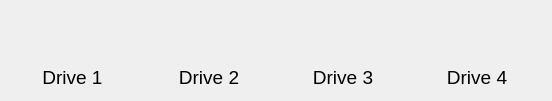
      <widget class="QFrame" name="frame">
       <property name="frameShape">
        <enum>QFrame::NoFrame</enum>
       </property>
       <property name="frameShadow">
        <enum>QFrame::Raised</enum>
       </property>
       <layout class="QVBoxLayout" name="verticalLayout_8">
        <item>
         <layout class="QHBoxLayout" name="horizontalLayout_6">
          <item>
           <layout class="QVBoxLayout" name="verticalLayout_3">
            <item>
             <layout class="QHBoxLayout" name="horizontalLayout_5">
              <item>
               <spacer name="horizontalSpacer_9">
                <property name="orientation">
                 <enum>Qt::Horizontal</enum>
                </property>
                <property name="sizeHint" stdset="0">
                 <size>
                  <width>40</width>
                  <height>20</height>
                 </size>
                </property>
               </spacer>
              </item>
              <item>
               <widget class="StateView" name="drive1View" native="true">
                <property name="minimumSize">
                 <size>
                  <width>48</width>
                  <height>48</height>
                 </size>
                </property>
                <property name="maximumSize">
                 <size>
                  <width>48</width>
                  <height>48</height>
                 </size>
                </property>
               </widget>
              </item>
              <item>
               <spacer name="horizontalSpacer_10">
                <property name="orientation">
                 <enum>Qt::Horizontal</enum>
                </property>
                <property name="sizeHint" stdset="0">
                 <size>
                  <width>40</width>
                  <height>20</height>
                 </size>
                </property>
               </spacer>
              </item>
             </layout>
            </item>
            <item>
             <widget class="QLabel" name="label_12">
              <property name="minimumSize">
               <size>
                <width>50</width>
                <height>25</height>
               </size>
              </property>
              <property name="font">
               <font>
                <pointsize>14</pointsize>
               </font>
              </property>
              <property name="text">
               <string>Drive 1 </string>
              </property>
              <property name="alignment">
               <set>Qt::AlignCenter</set>
              </property>
             </widget>
            </item>
           </layout>
          </item>
          <item>
           <layout class="QVBoxLayout" name="verticalLayout_9">
            <item>
             <layout class="QHBoxLayout" name="horizontalLayout_4">
              <item>
               <spacer name="horizontalSpacer_7">
                <property name="orientation">
                 <enum>Qt::Horizontal</enum>
                </property>
                <property name="sizeHint" stdset="0">
                 <size>
                  <width>40</width>
                  <height>20</height>
                 </size>
                </property>
               </spacer>
              </item>
              <item>
               <widget class="StateView" name="drive2View" native="true">
                <property name="minimumSize">
                 <size>
                  <width>48</width>
                  <height>48</height>
                 </size>
                </property>
                <property name="maximumSize">
                 <size>
                  <width>48</width>
                  <height>48</height>
                 </size>
                </property>
               </widget>
              </item>
              <item>
               <spacer name="horizontalSpacer_8">
                <property name="orientation">
                 <enum>Qt::Horizontal</enum>
                </property>
                <property name="sizeHint" stdset="0">
                 <size>
                  <width>40</width>
                  <height>20</height>
                 </size>
                </property>
               </spacer>
              </item>
             </layout>
            </item>
            <item>
             <widget class="QLabel" name="label_14">
              <property name="minimumSize">
               <size>
                <width>50</width>
                <height>25</height>
               </size>
              </property>
              <property name="font">
               <font>
                <pointsize>14</pointsize>
               </font>
              </property>
              <property name="text">
               <string>Drive 2</string>
              </property>
              <property name="alignment">
               <set>Qt::AlignCenter</set>
              </property>
             </widget>
            </item>
           </layout>
          </item>
          <item>
           <layout class="QVBoxLayout" name="verticalLayout_4">
            <item>
             <layout class="QHBoxLayout" name="horizontalLayout_3">
              <item>
               <spacer name="horizontalSpacer_4">
                <property name="orientation">
                 <enum>Qt::Horizontal</enum>
                </property>
                <property name="sizeHint" stdset="0">
                 <size>
                  <width>40</width>
                  <height>20</height>
                 </size>
                </property>
               </spacer>
              </item>
              <item>
               <widget class="StateView" name="drive3View" native="true">
                <property name="minimumSize">
                 <size>
                  <width>48</width>
                  <height>48</height>
                 </size>
                </property>
                <property name="maximumSize">
                 <size>
                  <width>48</width>
                  <height>48</height>
                 </size>
                </property>
               </widget>
              </item>
              <item>
               <spacer name="horizontalSpacer_3">
                <property name="orientation">
                 <enum>Qt::Horizontal</enum>
                </property>
                <property name="sizeHint" stdset="0">
                 <size>
                  <width>40</width>
                  <height>20</height>
                 </size>
                </property>
               </spacer>
              </item>
             </layout>
            </item>
            <item>
             <widget class="QLabel" name="label_13">
              <property name="minimumSize">
               <size>
                <width>50</width>
                <height>25</height>
               </size>
              </property>
              <property name="font">
               <font>
                <pointsize>14</pointsize>
               </font>
              </property>
              <property name="text">
               <string>Drive 3</string>
              </property>
              <property name="alignment">
               <set>Qt::AlignCenter</set>
              </property>
             </widget>
            </item>
           </layout>
          </item>
          <item>
           <layout class="QVBoxLayout" name="verticalLayout_5">
            <item>
             <layout class="QHBoxLayout" name="horizontalLayout_2">
              <item>
               <spacer name="horizontalSpacer">
                <property name="orientation">
                 <enum>Qt::Horizontal</enum>
                </property>
                <property name="sizeHint" stdset="0">
                 <size>
                  <width>40</width>
                  <height>20</height>
                 </size>
                </property>
               </spacer>
              </item>
              <item>
               <widget class="StateView" name="drive4View" native="true">
                <property name="minimumSize">
                 <size>
                  <width>48</width>
                  <height>48</height>
                 </size>
                </property>
                <property name="maximumSize">
                 <size>
                  <width>48</width>
                  <height>48</height>
                 </size>
                </property>
               </widget>
              </item>
              <item>
               <spacer name="horizontalSpacer_2">
                <property name="orientation">
                 <enum>Qt::Horizontal</enum>
                </property>
                <property name="sizeHint" stdset="0">
                 <size>
                  <width>40</width>
                  <height>20</height>
                 </size>
                </property>
               </spacer>
              </item>
             </layout>
            </item>
            <item>
             <widget class="QLabel" name="label_15">
              <property name="minimumSize">
               <size>
                <width>50</width>
                <height>25</height>
               </size>
              </property>
              <property name="font">
               <font>
                <pointsize>14</pointsize>
               </font>
              </property>
              <property name="text">
               <string>Drive 4</string>
              </property>
              <property name="alignment">
               <set>Qt::AlignCenter</set>
              </property>
             </widget>
            </item>
           </layout>
          </item>
         </layout>
        </item>
       </layout>
      </widget>
